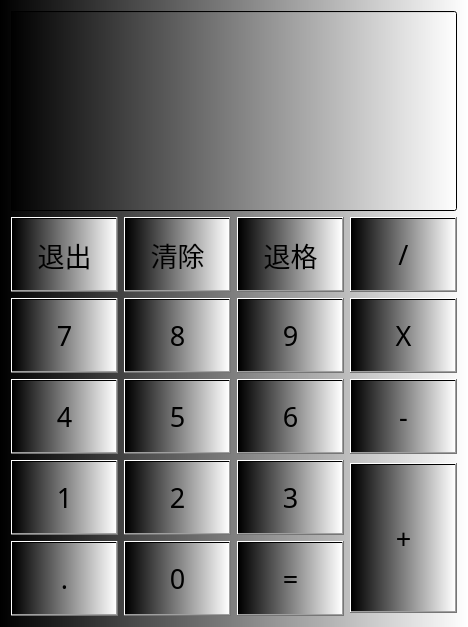
<?xml version="1.0" encoding="UTF-8"?>
<ui version="4.0">
 <class>Form</class>
 <widget class="QWidget" name="Form">
  <property name="geometry">
   <rect>
    <x>0</x>
    <y>0</y>
    <width>468</width>
    <height>625</height>
   </rect>
  </property>
  <property name="font">
   <font>
    <family>Cascadia Code</family>
    <pointsize>20</pointsize>
    <bold>false</bold>
   </font>
  </property>
  <property name="windowTitle">
   <string>计算器</string>
  </property>
  <property name="styleSheet">
   <string notr="true">background-color: qlineargradient(spread:pad, x1:0, y1:0, x2:1, y2:0, stop:0 rgba(0, 0, 0, 255), stop:1 rgba(255, 255, 255, 255))</string>
  </property>
  <layout class="QVBoxLayout" name="verticalLayout">
   <item>
    <widget class="LineEdit" name="LineEdit">
     <property name="minimumSize">
      <size>
       <width>0</width>
       <height>200</height>
      </size>
     </property>
     <property name="maximumSize">
      <size>
       <width>16777215</width>
       <height>16777215</height>
      </size>
     </property>
     <property name="font">
      <font>
       <family>Segoe UI</family>
       <pointsize>36</pointsize>
       <bold>false</bold>
      </font>
     </property>
    </widget>
   </item>
   <item>
    <layout class="QGridLayout" name="gridLayout">
     <item row="0" column="2">
      <widget class="PushButton" name="PushButton_back">
       <property name="minimumSize">
        <size>
         <width>0</width>
         <height>75</height>
        </size>
       </property>
       <property name="text">
        <string>退格</string>
       </property>
      </widget>
     </item>
     <item row="0" column="1">
      <widget class="PushButton" name="PushButton_clean">
       <property name="minimumSize">
        <size>
         <width>0</width>
         <height>75</height>
        </size>
       </property>
       <property name="text">
        <string>清除</string>
       </property>
      </widget>
     </item>
     <item row="1" column="0">
      <widget class="PushButton" name="PushButton_n7">
       <property name="minimumSize">
        <size>
         <width>0</width>
         <height>75</height>
        </size>
       </property>
       <property name="text">
        <string>7</string>
       </property>
      </widget>
     </item>
     <item row="0" column="0">
      <widget class="PushButton" name="PushButton_quit">
       <property name="minimumSize">
        <size>
         <width>0</width>
         <height>75</height>
        </size>
       </property>
       <property name="text">
        <string>退出</string>
       </property>
      </widget>
     </item>
     <item row="1" column="1">
      <widget class="PushButton" name="PushButton_n8">
       <property name="minimumSize">
        <size>
         <width>0</width>
         <height>75</height>
        </size>
       </property>
       <property name="text">
        <string>8</string>
       </property>
      </widget>
     </item>
     <item row="0" column="3">
      <widget class="PushButton" name="PushButton_div">
       <property name="minimumSize">
        <size>
         <width>0</width>
         <height>75</height>
        </size>
       </property>
       <property name="text">
        <string>/</string>
       </property>
      </widget>
     </item>
     <item row="2" column="2">
      <widget class="PushButton" name="PushButton_n6">
       <property name="minimumSize">
        <size>
         <width>0</width>
         <height>75</height>
        </size>
       </property>
       <property name="text">
        <string>6</string>
       </property>
      </widget>
     </item>
     <item row="3" column="0">
      <widget class="PushButton" name="PushButton_n1">
       <property name="minimumSize">
        <size>
         <width>0</width>
         <height>75</height>
        </size>
       </property>
       <property name="text">
        <string>1</string>
       </property>
      </widget>
     </item>
     <item row="4" column="0">
      <widget class="PushButton" name="PushButton_point">
       <property name="minimumSize">
        <size>
         <width>0</width>
         <height>75</height>
        </size>
       </property>
       <property name="text">
        <string>.</string>
       </property>
      </widget>
     </item>
     <item row="2" column="0">
      <widget class="PushButton" name="PushButton_n4">
       <property name="minimumSize">
        <size>
         <width>0</width>
         <height>75</height>
        </size>
       </property>
       <property name="text">
        <string>4</string>
       </property>
      </widget>
     </item>
     <item row="3" column="2">
      <widget class="PushButton" name="PushButton_n3">
       <property name="minimumSize">
        <size>
         <width>0</width>
         <height>75</height>
        </size>
       </property>
       <property name="text">
        <string>3</string>
       </property>
      </widget>
     </item>
     <item row="2" column="3">
      <widget class="PushButton" name="PushButton_sub">
       <property name="minimumSize">
        <size>
         <width>0</width>
         <height>75</height>
        </size>
       </property>
       <property name="text">
        <string>-</string>
       </property>
      </widget>
     </item>
     <item row="1" column="2">
      <widget class="PushButton" name="PushButton_n9">
       <property name="minimumSize">
        <size>
         <width>0</width>
         <height>75</height>
        </size>
       </property>
       <property name="text">
        <string>9</string>
       </property>
      </widget>
     </item>
     <item row="4" column="1">
      <widget class="PushButton" name="PushButton_n0">
       <property name="minimumSize">
        <size>
         <width>0</width>
         <height>75</height>
        </size>
       </property>
       <property name="text">
        <string>0</string>
       </property>
      </widget>
     </item>
     <item row="1" column="3">
      <widget class="PushButton" name="PushButton_mul">
       <property name="minimumSize">
        <size>
         <width>0</width>
         <height>75</height>
        </size>
       </property>
       <property name="text">
        <string>X</string>
       </property>
      </widget>
     </item>
     <item row="3" column="3" rowspan="2">
      <widget class="PushButton" name="PushButton_add">
       <property name="minimumSize">
        <size>
         <width>0</width>
         <height>150</height>
        </size>
       </property>
       <property name="text">
        <string>+</string>
       </property>
      </widget>
     </item>
     <item row="3" column="1">
      <widget class="PushButton" name="PushButton_n2">
       <property name="minimumSize">
        <size>
         <width>0</width>
         <height>75</height>
        </size>
       </property>
       <property name="text">
        <string>2</string>
       </property>
      </widget>
     </item>
     <item row="2" column="1">
      <widget class="PushButton" name="PushButton_n5">
       <property name="minimumSize">
        <size>
         <width>0</width>
         <height>75</height>
        </size>
       </property>
       <property name="text">
        <string>5</string>
       </property>
      </widget>
     </item>
     <item row="4" column="2">
      <widget class="PushButton" name="PushButton_equal">
       <property name="minimumSize">
        <size>
         <width>0</width>
         <height>75</height>
        </size>
       </property>
       <property name="text">
        <string>=</string>
       </property>
      </widget>
     </item>
    </layout>
   </item>
  </layout>
 </widget>
 <customwidgets>
  <customwidget>
   <class>PushButton</class>
   <extends>QPushButton</extends>
   <header>qfluentwidgets</header>
  </customwidget>
  <customwidget>
   <class>LineEdit</class>
   <extends>QLineEdit</extends>
   <header>qfluentwidgets</header>
  </customwidget>
 </customwidgets>
 <resources/>
 <connections/>
</ui>
